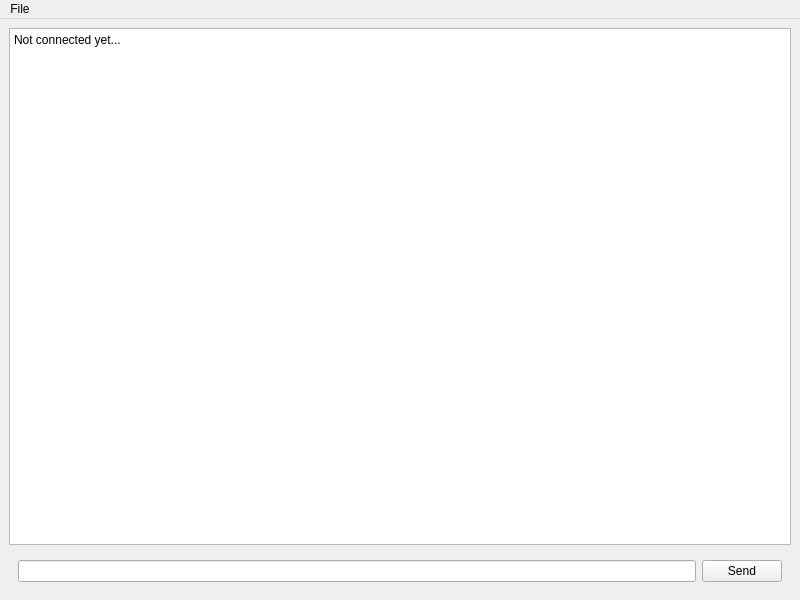
<?xml version="1.0" encoding="UTF-8"?>
<ui version="4.0">
 <class>MainWindow</class>
 <widget class="QMainWindow" name="MainWindow">
  <property name="geometry">
   <rect>
    <x>0</x>
    <y>0</y>
    <width>800</width>
    <height>600</height>
   </rect>
  </property>
  <property name="windowTitle">
   <string>Rcon</string>
  </property>
  <property name="windowIcon">
   <iconset resource="icons.qrc">
    <normaloff>:/favicon.ico</normaloff>:/favicon.ico</iconset>
  </property>
  <property name="documentMode">
   <bool>false</bool>
  </property>
  <widget class="QWidget" name="centralwidget">
   <layout class="QVBoxLayout" name="verticalLayout">
    <item>
     <widget class="QPlainTextEdit" name="teRes">
      <property name="readOnly">
       <bool>true</bool>
      </property>
      <property name="plainText">
       <string>Not connected yet...</string>
      </property>
      <property name="placeholderText">
       <string/>
      </property>
     </widget>
    </item>
    <item>
     <widget class="QWidget" name="widget" native="true">
      <layout class="QHBoxLayout" name="horizontalLayout">
       <item>
        <widget class="QLineEdit" name="leCmd"/>
       </item>
       <item>
        <widget class="QPushButton" name="btnSend">
         <property name="enabled">
          <bool>true</bool>
         </property>
         <property name="text">
          <string>Send</string>
         </property>
        </widget>
       </item>
      </layout>
     </widget>
    </item>
   </layout>
  </widget>
  <widget class="QMenuBar" name="menubar">
   <property name="geometry">
    <rect>
     <x>0</x>
     <y>0</y>
     <width>800</width>
     <height>21</height>
    </rect>
   </property>
   <widget class="QMenu" name="menuFile">
    <property name="title">
     <string>File</string>
    </property>
    <widget class="QMenu" name="menuQuick_Connect">
     <property name="title">
      <string>Quick Connect</string>
     </property>
    </widget>
    <addaction name="actionConnect"/>
    <addaction name="menuQuick_Connect"/>
    <addaction name="separator"/>
    <addaction name="actionExit"/>
   </widget>
   <addaction name="menuFile"/>
  </widget>
  <action name="actionExit">
   <property name="text">
    <string>Exit</string>
   </property>
  </action>
  <action name="actionConnect">
   <property name="text">
    <string>Connect</string>
   </property>
  </action>
  <action name="actiontest">
   <property name="text">
    <string>test</string>
   </property>
  </action>
 </widget>
 <resources>
  <include location="icons.qrc"/>
 </resources>
 <connections/>
</ui>
